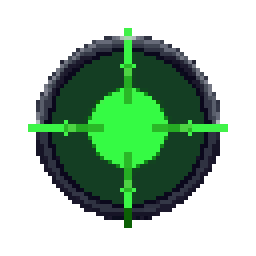
#> input picture art-source/pixellab/skills/a2_focus.png, 64 x 64 px (shown 4 times larger); its folder holds only this picture in this run
$ python import_skills.py
#> lines starting #> are read from the running program, lines starting #| are printed output that depends on the picture
"""art-source/pixellab/skills/<id>.png -> src/assets/skills/<id>.webp (trimmed, centred on a square canvas)."""
import os
from PIL import Image
ROOT = os.path.dirname(os.path.dirname(os.path.abspath(__file__)))
SRC = os.path.join(ROOT, 'art-source', 'pixellab', 'skills'); OUT = os.path.join(ROOT, 'src', 'assets', 'skills')
os.makedirs(OUT, exist_ok=True)
for f in sorted(os.listdir(SRC)):
    if not f.endswith('.png'): continue
    im = Image.open(os.path.join(SRC, f)).convert('RGBA'); im = im.crop(im.getbbox())
#> further down, im is the input picture: PIL image 64x64 RGBA; mean R, G, B, A 14.7, 41.4, 20.6, 106.6
#> after `im = im.crop(im.getbbox())`:
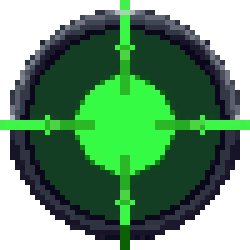
#> im: PIL image 50x50 RGBA (shown 5 times larger); mean R, G, B, A 24, 67.9, 33.7, 174.6; transparent parts drawn white
    n = max(im.size) + 4; sq = Image.new('RGBA', (n, n)); sq.paste(im, ((n - im.width) // 2, (n - im.height) // 2))
#> after `n = max(im.size) + 4`: n = 54
#> after `sq = Image.new('RGBA', (n, n))`: sq: PIL image 54x54 RGBA; every value is 0
#> after `sq.paste(im, ((n - im.width) // 2, (n - im.height) // 2))`:
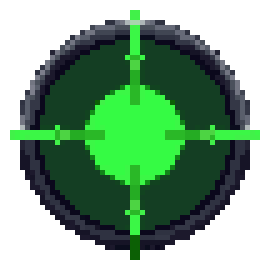
#> sq: PIL image 54x54 RGBA (shown 5 times larger); mean R, G, B, A 20.6, 58.2, 28.9, 149.7; transparent parts drawn white
    sq.save(os.path.join(OUT, f[:-4] + '.webp'), lossless=True)
print(len(os.listdir(OUT)), 'icons')

$ run again, on art-source/pixellab/skills/t4_fortress.png
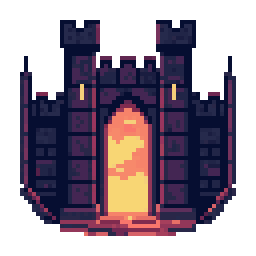
#> input picture art-source/pixellab/skills/t4_fortress.png, 64 x 64 px (shown 4 times larger)
#> im is the input picture: PIL image 64x64 RGBA; mean R, G, B, A 39.3, 27.5, 40.7, 142.2
#> `im = im.crop(im.getbbox())`:
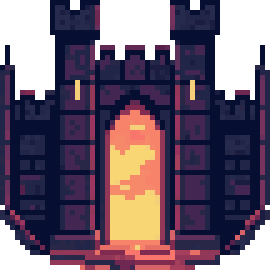
#> im: PIL image 54x54 RGBA (shown 5 times larger); mean R, G, B, A 55.2, 38.7, 57.2, 199.7; transparent parts drawn white
#> sq: PIL image 58x58 RGBA; every value is 0
#> `sq.paste(im, ((n - im.width) // 2, (n - im.height) // 2))`:
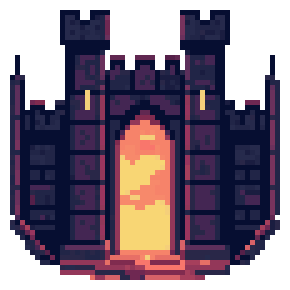
#> sq: PIL image 58x58 RGBA (shown 5 times larger); mean R, G, B, A 47.9, 33.5, 49.6, 173.1; transparent parts drawn white

$ run again, on art-source/pixellab/skills/m3_arcane.png
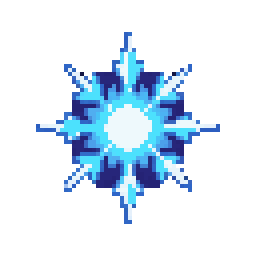
#> input picture art-source/pixellab/skills/m3_arcane.png, 64 x 64 px (shown 4 times larger)
#> im is the input picture: PIL image 64x64 RGBA; mean R, G, B, A 23.9, 38.1, 49.9, 59.1
#> `im = im.crop(im.getbbox())`:
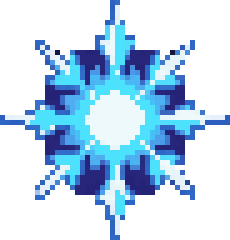
#> im: PIL image 46x48 RGBA (shown 5 times larger); mean R, G, B, A 44.2, 70.7, 92.6, 109.6; transparent parts drawn white
#> sq: PIL image 52x52 RGBA; every value is 0
#> `sq.paste(im, ((n - im.width) // 2, (n - im.height) // 2))`:
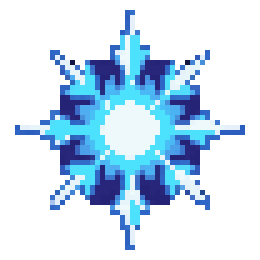
#> sq: PIL image 52x52 RGBA (shown 5 times larger); mean R, G, B, A 36.1, 57.8, 75.6, 89.5; transparent parts drawn white

$ run again, on art-source/pixellab/skills/m3_chain.png
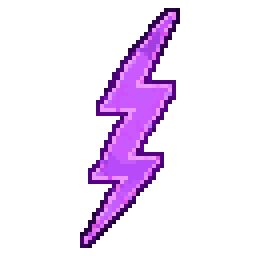
#> input picture art-source/pixellab/skills/m3_chain.png, 64 x 64 px (shown 4 times larger)
#> im is the input picture: PIL image 64x64 RGBA; mean R, G, B, A 25.6, 10.9, 32.1, 40.4
#> `im = im.crop(im.getbbox())`:
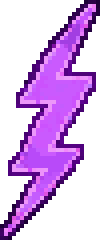
#> im: PIL image 25x60 RGBA (shown 4 times larger); mean R, G, B, A 69.9, 29.7, 87.5, 110.3; transparent parts drawn white
#> sq: PIL image 64x64 RGBA; every value is 0
#> `sq.paste(im, ((n - im.width) // 2, (n - im.height) // 2))`:
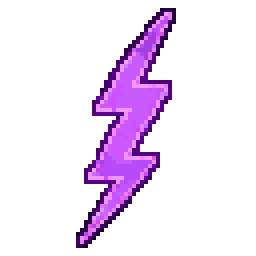
#> sq: PIL image 64x64 RGBA (shown 4 times larger); mean R, G, B, A 25.6, 10.9, 32.1, 40.4; transparent parts drawn white

$ run again, on art-source/pixellab/skills/t3_bulwark.png
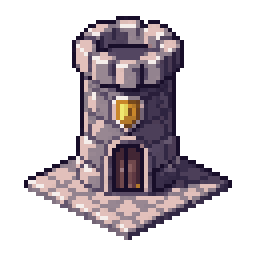
#> input picture art-source/pixellab/skills/t3_bulwark.png, 64 x 64 px (shown 4 times larger)
#> im is the input picture: PIL image 64x64 RGBA; mean R, G, B, A 45.8, 38.8, 43.6, 95.3
#> `im = im.crop(im.getbbox())`:
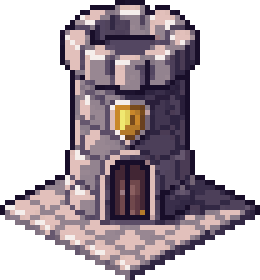
#> im: PIL image 52x56 RGBA (shown 5 times larger); mean R, G, B, A 64.4, 54.6, 61.3, 134.1; transparent parts drawn white
#> sq: PIL image 60x60 RGBA; every value is 0
#> `sq.paste(im, ((n - im.width) // 2, (n - im.height) // 2))`:
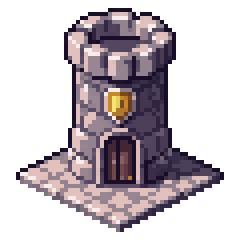
#> sq: PIL image 60x60 RGBA (shown 4 times larger); mean R, G, B, A 52.1, 44.2, 49.6, 108.4; transparent parts drawn white
